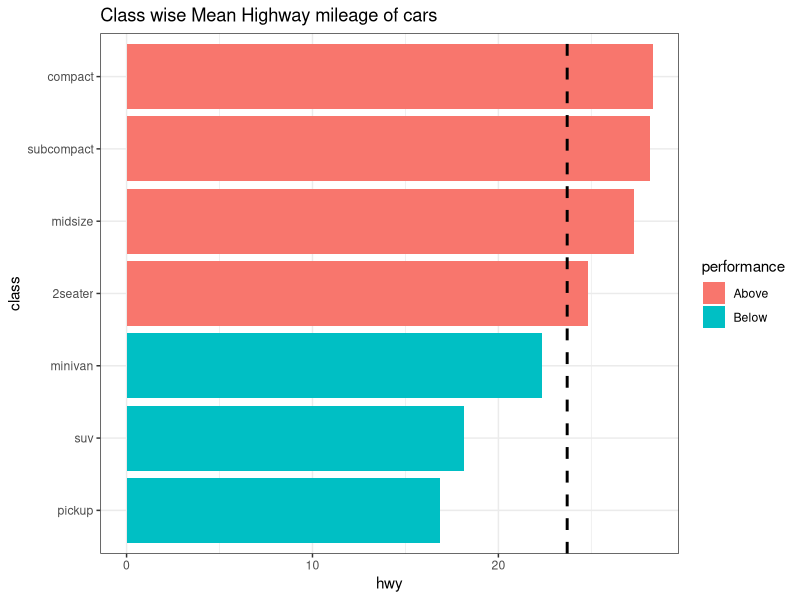
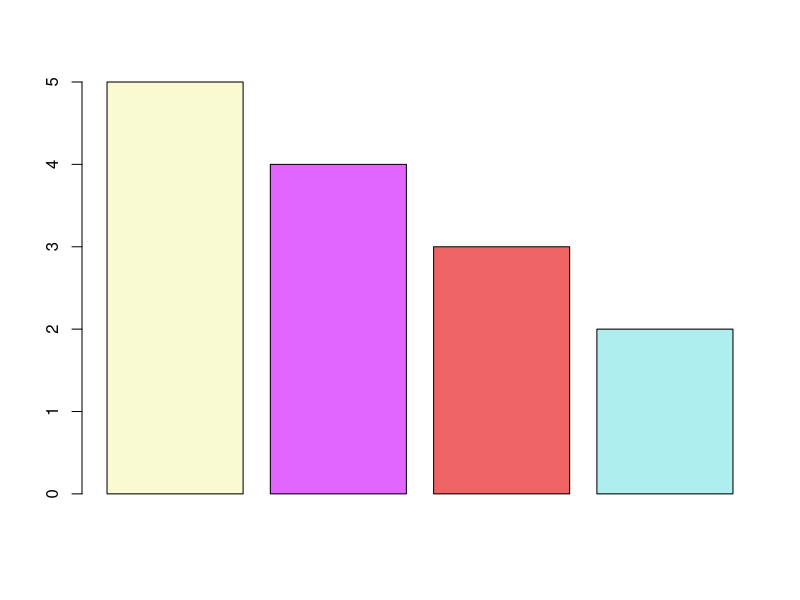
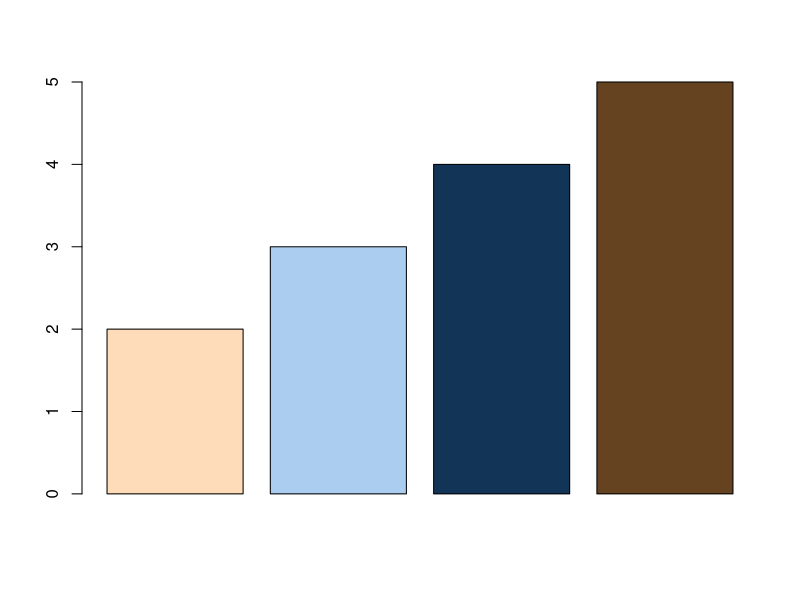
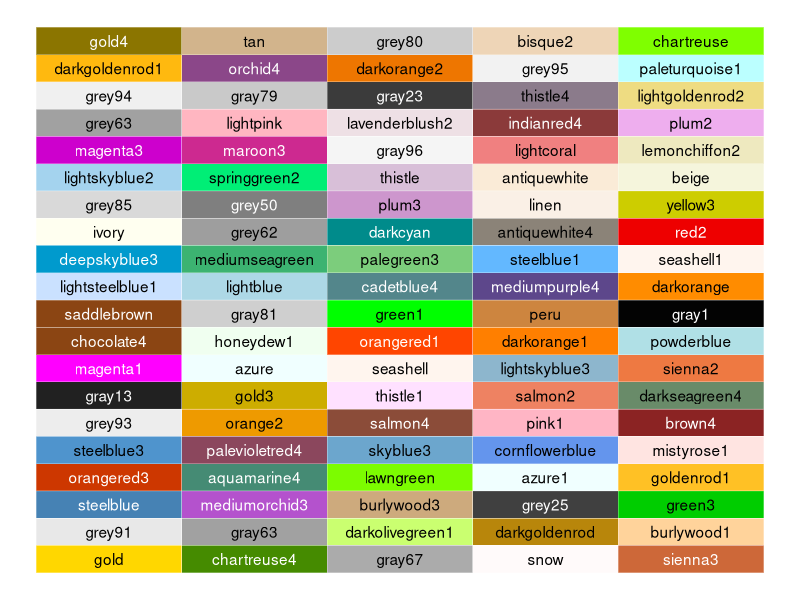
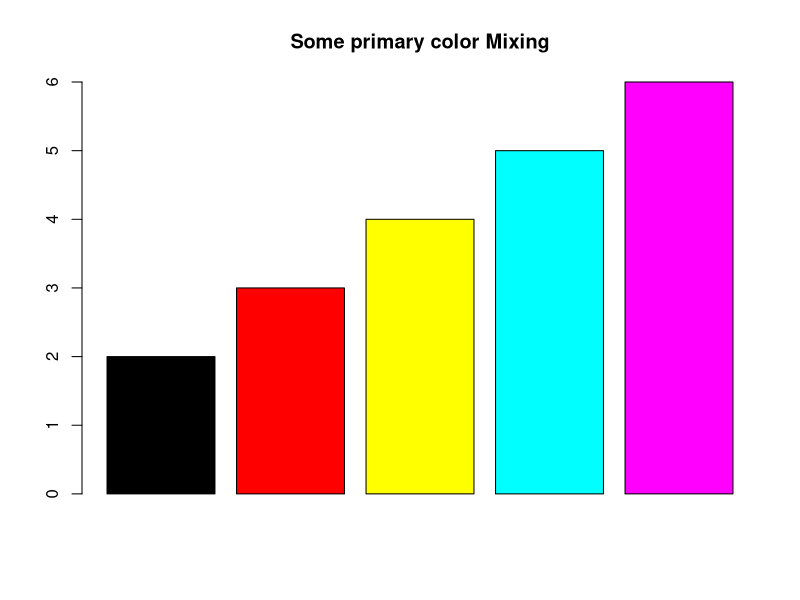
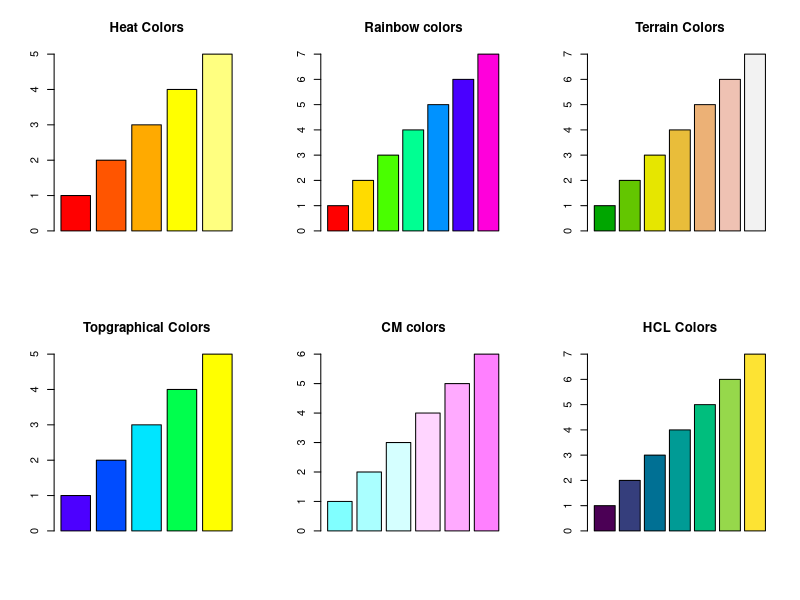

The R script that drew these images, in order: (Note: this script raises an error after producing the figures.)
## ---- chunk 1
library(tidyverse, warn.conflicts = FALSE, quietly = TRUE)
mpg %>% 
  summarise(hwy = mean(hwy), .by = class) %>% 
  mutate(class = fct_reorder(class, hwy),
         mean = mean(hwy),
         performance = ifelse(hwy >= mean, "Above", "Below")) %>% 
  ggplot(aes(y = class, x = hwy, fill = performance)) +
  geom_col() +
  geom_vline(aes(xintercept = mean), linetype = "dashed", linewidth = 1) +
  theme_bw() +
  ggtitle("Class wise Mean Highway mileage of cars")
## ---- chunk 2
library(RColorBrewer)

## ---- chunk 3
# See names of random 20 colors
set.seed(123)
sample(colors(), 20)
## ---- chunk 4
# In base R
barplot(c(5,4,3,2), col = c("lightgoldenrodyellow", "mediumorchid1", "indianred2", "paleturquoise"))
## ---- chunk 5
barplot(c(2, 3, 4, 5), col = c("#fedcba", "#abcdef", "#123456", "#654321"))
## ---- chunk 6


set.seed(12345)
COLORS <- sample(colors(), 100)
library(scales)
expand.grid(x = 1:5, y = 1:20) %>%
  mutate(col = COLORS,
         text_col = map(col, col2rgb),
         text_col = map_dbl(text_col, ~ sum(.x/255 * c(0.2126, 0.7152, 0.0722))),
         text_col = ifelse(text_col > 0.5, "black", "white")) %>%
  ggplot(aes(x, y)) +
  geom_tile(color = "white", aes(fill = col)) +
  scale_fill_identity() +
  geom_text(aes(label = col, color = text_col)) +
  scale_color_identity() +
  theme_void(base_size = 14)
## ---- chunk 7
barplot(2:6, col = c("#000000", "#ff0000", "#ffff00", "#00ffff", "#ff00ff"), main = "Some primary color Mixing")
## ---- chunk 8
heat.colors(5)
rainbow(7)
terrain.colors(6)
topo.colors(5)
cm.colors(4)
hcl.colors(5)
## ---- chunk 9
par(mfrow = c(2, 3))
barplot(1:5, col = heat.colors(5), main = "Heat Colors")
barplot(1:7, col = rainbow(7), main = "Rainbow colors")
barplot(1:7, col = terrain.colors(7), main = "Terrain Colors")
barplot(1:5, col = topo.colors(5), main = "Topgraphical Colors")
barplot(1:6, col = cm.colors(6), main = "CM colors")
barplot(1:7, col = hcl.colors(7), main = "HCL Colors")

## ---- chunk 10
knitr::include_graphics("images/brewer.png")
## ---- chunk 11
# View a single RColorBrewer palette by specifying its name
display.brewer.pal(n = 7, name = 'BrBG')
## ---- chunk 12
library(RColorBrewer)
ggplot(mpg, aes(year, fill = class)) +
  geom_bar() +
  scale_fill_brewer(palette = "Dark2")
  
## ---- chunk 13
# Bar-plot using RColorBrewer
barplot(c(2,4, 5, 7, 3), col = brewer.pal(n = 5, name = "Accent"))
## ---- chunk 14
library("colorspace")
hcl_palettes(plot = TRUE)
## ---- chunk 15
mpg %>%
  summarise(hwy = mean(hwy), .by = class) %>%
  mutate(class = fct_reorder(class, hwy)) %>%
  ggplot(aes(y = class, x = hwy, fill = hwy)) +
  geom_col() +
  scale_fill_continuous_diverging(palette = "Red-Green", mid = mean(mpg$hwy)) +
  geom_vline(aes(xintercept = mean(mpg$hwy)), linetype = "dashed", linewidth = 1) +
  theme_bw() +
  ggtitle("Class wise Mean Highway mileage of cars")
